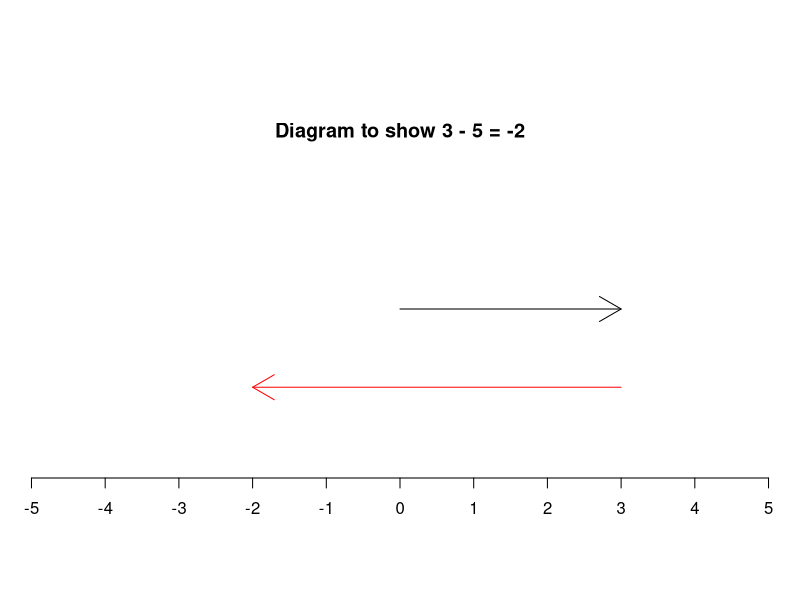

Write the R code that produced this figure.
## ---- chunk 1
knitr::include_url("https://numbas.mathcentre.ac.uk/question/125598/negative-numbers-multiplication-and-division/embed/", height="800px")
## ---- chunk 2
par(mar = c(0.1, 0.1, 1, 0.1), fig=c(0, 1, .2, .8))  
x <- seq(-5,5, length.out=11)
plot(0, xlim = c(-5, 5), axes=FALSE, type = "n", xlab = "", ylab = "", main="Diagram to show 3 - 5 = -2")
axis(1, at = x, labels = x)
arrows(x0=0, y0=0, x1=3, y1=0)
arrows(x0=3, y0=-0.5, x1=-2, y1=-0.5, col ="red")
## ---- chunk 3
knitr::include_url("https://numbas.mathcentre.ac.uk/question/126315/negative-numbers-addition-and-subtraction/embed/?token=1a99ce84-edc0-4467-a780-e6e9bcc6fda8", height="800px")
